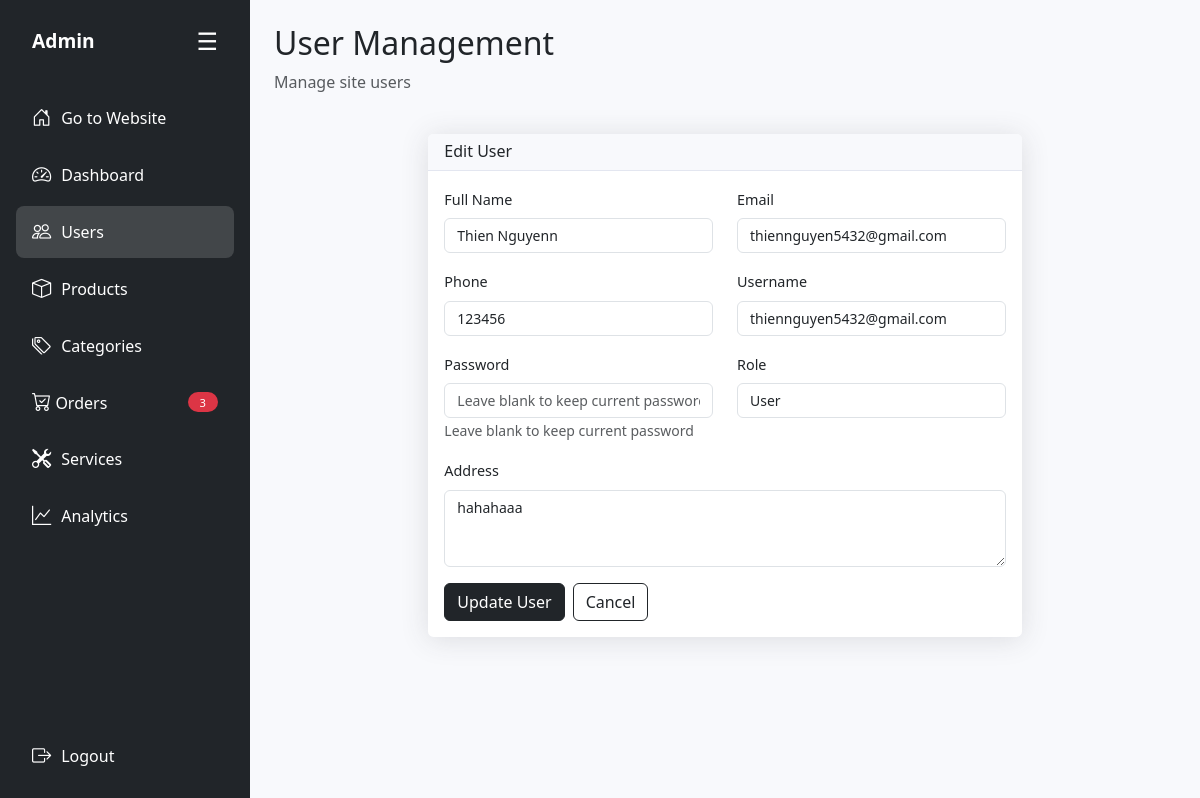
Page /admin/modules/users.php?action=edit&id=15 (signed in) on the committed database.
### tables this page shows
CREATE TABLE `site_user` (
  `id` int(11) NOT NULL,
  `name` varchar(50) DEFAULT NULL,
  `address` varchar(255) DEFAULT NULL,
  `email` varchar(255) NOT NULL,
  `phone` varchar(50) DEFAULT NULL,
  `username` varchar(50) NOT NULL,
  `password` varchar(255) NOT NULL,
  `role` tinyint(1) NOT NULL DEFAULT 0,
  `reset_token` varchar(64) DEFAULT NULL
);

### admin/modules/users.php (the view, shortened to what this page needs)
<?php
require_once '../includes/admin-layout.php';
$action = $_POST['action'] ?? $_GET['action'] ?? 'list';
?>
<div class="row mb-4">
    <div class="col-12">
        <h2>User Management</h2>
        <p class="text-muted">Manage site users</p>
    </div>
</div>
<?php if ($action == 'add'): ?>
    <div class="row justify-content-center">
        <div class="col-12 col-lg-10 col-xl-8">
            <div class="card">
                <div class="card-header">
                    <h6 class="m-0 font-weight-bold text-dark">Add New User</h6>
                </div>
                <div class="card-body">
                    <form method="POST" action="users.php?action=add">
                        <div class="row">
                            <div class="col-12 col-md-6 mb-3">
                                <label class="form-label">Full Name</label>
                                <input type="text" class="form-control" name="name" required>
                            </div>
                            <div class="col-12 col-md-6 mb-3">
                                <label class="form-label">Email</label>
                                <input type="email" class="form-control" name="email" required>
                            </div>
                        </div>
                        <div class="row">
                            <div class="col-12 col-md-6 mb-3">
                                <label class="form-label">Phone</label>
                                <input type="text" class="form-control" name="phone">
                            </div>
                            <div class="col-12 col-md-6 mb-3">
                                <label class="form-label">Username</label>
                                <input type="text" class="form-control" name="username" required>
                            </div>
                        </div>
                        <div class="row">
                            <div class="col-12 col-md-6 mb-3">
                                <label class="form-label">Password</label>
                                <input type="password" class="form-control" name="password" required>
                            </div>
                            <div class="col-12 col-md-6 mb-3">
                                <label class="form-label">Role</label>
                                <select class="form-control" name="role">
                                    <option value="1">User</option>
                                    <option value="0">Admin</option>
                                </select>
                            </div>
                        </div>
                        <div class="mb-3">
                            <label class="form-label">Address</label>
                            <textarea class="form-control" name="address" rows="3"></textarea>
                        </div>
                        <div class="d-flex flex-column flex-md-row gap-2">
                            <button type="submit" class="btn btn-dark">Add User</button>
                            <button type="button" onclick="location.href='users.php'" class="btn btn-outline-dark">Cancel</button>
                        </div>
                    </form>
                </div>
            </div>
        </div>
    </div>
<?php elseif ($action == 'edit'): ?>
    <?php
    $user_id = $_GET['id'] ?? 0;
    try {
        $stmt = $conn->prepare("SELECT * FROM site_user WHERE id = ?");
        $stmt->execute([$user_id]);
        $user = $stmt->fetch(PDO::FETCH_ASSOC);
    } catch (Exception $e) {
        echo '<div class="alert alert-danger">Error: ' . $e->getMessage() . '</div>';
        exit;
    }
    ?>
    <div class="row justify-content-center">
        <div class="col-12 col-lg-10 col-xl-8">
            <div class="card">
                <div class="card-header">
                    <h6 class="m-0 font-weight-bold text-dark">Edit User</h6>
                </div>
                <div class="card-body">
                    <form method="POST" action="users.php?action=edit&id=<?php echo $user['id']; ?>">
                        <div class="row">
                            <div class="col-12 col-md-6 mb-3">
                                <label class="form-label">Full Name</label>
                                <input type="text" class="form-control" name="name" value="<?php echo htmlspecialchars($user['name']); ?>" required>
                            </div>
                            <div class="col-12 col-md-6 mb-3">
                                <label class="form-label">Email</label>
                                <input type="email" class="form-control" name="email" value="<?php echo htmlspecialchars($user['email']); ?>" required>
                            </div>
                        </div>
                        <div class="row">
                            <div class="col-12 col-md-6 mb-3">
                                <label class="form-label">Phone</label>
                                <input type="text" class="form-control" name="phone" value="<?php echo htmlspecialchars($user['phone']); ?>">
                            </div>
                            <div class="col-12 col-md-6 mb-3">
                                <label class="form-label">Username</label>
                                <input type="text" class="form-control" name="username" value="<?php echo htmlspecialchars($user['username']); ?>" required>
                            </div>
                        </div>
                        <div class="row">
                            <div class="col-12 col-md-6 mb-3">
                                <label class="form-label">Password</label>
                                <input type="password" class="form-control" name="password" placeholder="Leave blank to keep current password">
                                <small class="text-muted">Leave blank to keep current password</small>
                            </div>
                            <div class="col-12 col-md-6 mb-3">
                                <label class="form-label">Role</label>
                                <select class="form-control" name="role">
                                    <option value="1" <?php echo $user['role'] == 1 ? 'selected' : ''; ?>>User</option>
                                </select>
                            </div>
                        </div>
                        <div class="mb-3">
                            <label class="form-label">Address</label>
                            <textarea class="form-control" name="address" rows="3"><?php echo htmlspecialchars($user['address']); ?></textarea>
                        </div>
                        <div class="d-flex flex-column flex-md-row gap-2">
                            <button type="submit" class="btn btn-dark">Update User</button>
                            <button type="button" onclick="location.href='users.php'" class="btn btn-outline-dark">Cancel</button>
                        </div>
                    </form>
                </div>
            </div>
        </div>
    </div>
<?php endif; ?>
<?php require_once '../includes/admin-layout-footer.php'; ?>

### asset/admin-style.css (style rules this page uses)
body { min-height: 100vh; margin: 0; font-family: 'Segoe UI', Tahoma, Geneva, Verdana, sans-serif; }
.card { box-shadow: 0 0.15rem 1.75rem 0 rgba(58, 59, 69, 0.15); border: none; border-radius: 0.35rem; }
.card-header { background-color: #f8f9fc; border-bottom: 1px solid #e3e6f0; }
@media (min-width: 1200px) { .form-label { font-size: 0.9rem; } }
@media (min-width: 1200px) { .form-select, .form-control { font-size: 0.875rem; } }

### rows in the picture
site_user: name "Thien Nguyenn", email "thiennguyen5432@gmail.com", phone "123456", username "thiennguyen5432@gmail.com", role "User", address "hahahaaa"

### other values in the picture
$new_orders_count "3"
